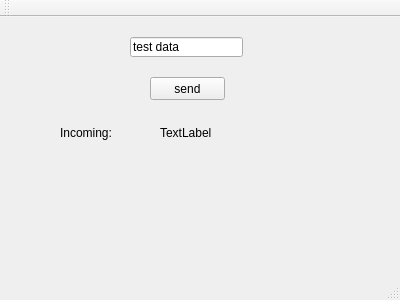
<?xml version="1.0" encoding="UTF-8"?>
<ui version="4.0">
 <class>MainWindow</class>
 <widget class="QMainWindow" name="MainWindow">
  <property name="geometry">
   <rect>
    <x>0</x>
    <y>0</y>
    <width>400</width>
    <height>300</height>
   </rect>
  </property>
  <property name="windowTitle">
   <string>MainWindow</string>
  </property>
  <widget class="QWidget" name="centralWidget">
   <widget class="QPushButton" name="pushButton">
    <property name="geometry">
     <rect>
      <x>150</x>
      <y>60</y>
      <width>75</width>
      <height>23</height>
     </rect>
    </property>
    <property name="text">
     <string>send</string>
    </property>
   </widget>
   <widget class="QLineEdit" name="lineEdit">
    <property name="geometry">
     <rect>
      <x>130</x>
      <y>20</y>
      <width>113</width>
      <height>20</height>
     </rect>
    </property>
    <property name="text">
     <string>test data</string>
    </property>
   </widget>
   <widget class="QLabel" name="label">
    <property name="geometry">
     <rect>
      <x>60</x>
      <y>90</y>
      <width>81</width>
      <height>51</height>
     </rect>
    </property>
    <property name="text">
     <string>Incoming:</string>
    </property>
   </widget>
   <widget class="QLabel" name="label_2">
    <property name="geometry">
     <rect>
      <x>160</x>
      <y>100</y>
      <width>201</width>
      <height>31</height>
     </rect>
    </property>
    <property name="text">
     <string>TextLabel</string>
    </property>
   </widget>
  </widget>
  <widget class="QMenuBar" name="menuBar">
   <property name="geometry">
    <rect>
     <x>0</x>
     <y>0</y>
     <width>400</width>
     <height>21</height>
    </rect>
   </property>
  </widget>
  <widget class="QToolBar" name="mainToolBar">
   <attribute name="toolBarArea">
    <enum>TopToolBarArea</enum>
   </attribute>
   <attribute name="toolBarBreak">
    <bool>false</bool>
   </attribute>
  </widget>
  <widget class="QStatusBar" name="statusBar"/>
 </widget>
 <layoutdefault spacing="6" margin="11"/>
 <resources/>
 <connections/>
</ui>
